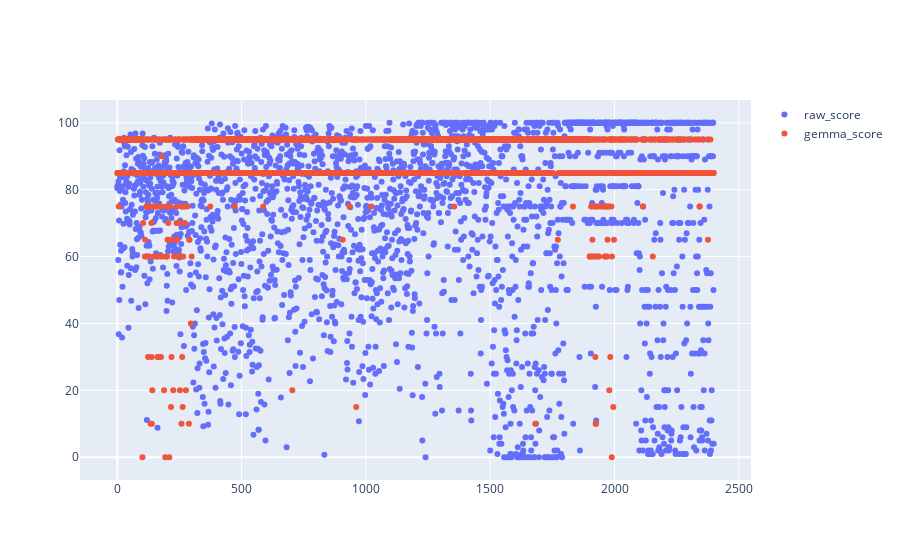

Source (notebook cell):
### Code cell
fig = make_subplots(rows=1, cols=1)

fig.add_trace(
    go.Scatter(x=df.index, y=df.raw, mode="markers", name="raw_score"), row=1, col=1
)

fig.add_trace(
    go.Scatter(x=df.index, y=df.gemma_score, mode="markers", name="gemma_score"),
    row=1,
    col=1,
)

fig.show()

### Figure 1 — Plotly figure (JSON) as saved in the notebook; plotly's stock layout.template omitted (floating-point values rounded to 4 significant figures; data arrays with more than 128 entries replaced by an {"elided": "..."} marker saying what was removed)
{"data": [{"mode": "markers", "name": "raw_score", "type": "scatter", "x": {"elided": "2400 int values"}, "xaxis": "x", "y": {"elided": "2400 float values"}, "yaxis": "y"}, {"mode": "markers", "name": "gemma_score", "type": "scatter", "x": {"elided": "2400 int values"}, "xaxis": "x", "y": {"elided": "2400 int values"}, "yaxis": "y"}], "layout": {"xaxis": {"anchor": "y", "domain": [0, 1]}, "yaxis": {"anchor": "x", "domain": [0, 1]}}}
